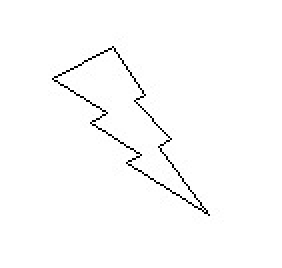
%> input picture target.jpg, 141 x 134 px (shown 2 times larger)
$ octave Hough_Thunder_main.m   (GNU Octave 9; MATLAB toolbox functions it lacks are replaced by stand-ins)
%> lines starting %> are read from the running program, lines starting %| are printed output that depends on the picture; in (x1, y1, x2, y2) boxes, pixels count from 0 and x2, y2 are one past the last pixel; in counts of white or black regions, pixels touching at a corner belong together; the program's own positions count from 1
### Hough_Thunder.m
function result = Hough_Thunder(pic,target,threshold)
%HOUGH_THUNDER 此处显示有关此函数的摘要
%   此处显示详细说明
[y,x] = find(target);
cx = round(mean(x));
cy = round(mean(y));
x_map = cx-x;
y_map = cy-y;
[W,L] = size(pic);
[ys,xs] = find(pic);
h_space = zeros(W,L);
for flag = [ys,xs]'
    ycs = y_map + flag(1);
    xcs = x_map + flag(2);
    r_ind = ycs>0&ycs<=W&xcs>0&xcs<=L;
    h_space = h_space + accumarray([ycs(r_ind),xcs(r_ind)],1,[W,L]);
end
figure;
imshow(h_space,[]);
[yt,xt] = find(h_space >= sum(target(:)*threshold));
result = zeros(W,L);
for ii = 1:length(yt)
    result = result + accumarray([yt(ii)-y_map,xt(ii)-x_map],1,[W,L]);
end
result = double(cat(3,ones(W,L),~result,~pic));
end

### Hough_Thunder_main.m
clearvars;
close all;
target = imread('target.jpg');
%> target is the input picture: size 134x141x3 uint8; min 0, max 255, mean 251.8
pic = imread('test.jpg');
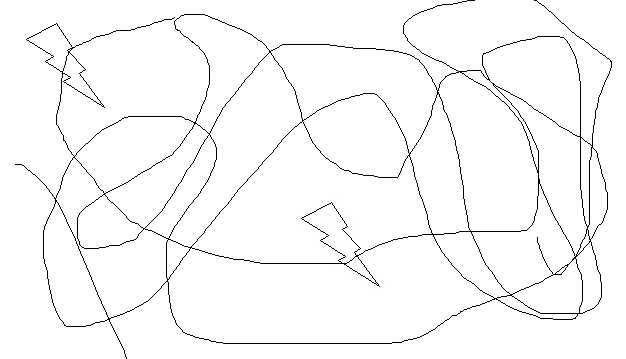
%> input picture test.jpg, 626 x 359 px
%> pic is the input picture: size 359x626x3 uint8; min 0, max 255, mean 248.4
target = rgb2gray(target);
%> target: size 134x141 uint8
pic = rgb2gray(pic);
%> pic: size 359x626 uint8
target = target<50;
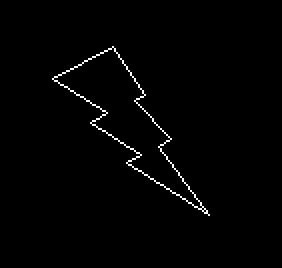
%> target: size 134x141 logical (shown 2 times larger); 1.2% white in thin lines or dots, all inside (x1, y1, x2, y2) = (26, 23, 105, 108)
pic = pic<50;
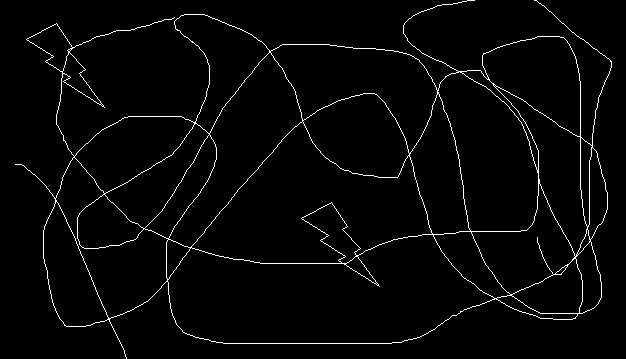
%> pic: size 359x626 logical; 2.5% white in thin lines or dots
figure;imshow(target);
figure;imshow(pic);
threshold = 0.9;%阈值,0.9代表90%以上吻合才被认为是目标
pic_thunder = Hough_Thunder(pic,target,threshold);%输入图像需要为logical型,false为背景
%> in Hough_Thunder, `[y,x] = find(target);`: y = 225 values from 24 to 108; x = 225 values from 27 to 105
%> in Hough_Thunder, `cx = round(mean(x));`: cx = 67
%> in Hough_Thunder, `cy = round(mean(y));`: cy = 65
%> in Hough_Thunder, `x_map = cx-x;`: x_map = 225 values, max 40 at index 1, min -38 at index 225, mean 0.0356
%> in Hough_Thunder, `y_map = cy-y;`: y_map = 225 values, max 41 at index 76, min -43 at index 225, mean -0.0267
%> in Hough_Thunder, `[ys,xs] = find(pic);`: ys = 5694 values from 1 to 359; xs = 5694 values from 16 to 612
%> the loop in Hough_Thunder, `for flag = [ys,xs]'` made 5694 passes
%> flag on passes 1 to 3: [165; 16], [165; 17], [165; 18]
%> pass 1, in Hough_Thunder, `h_space = h_space + accumarray([ycs(r_ind),xcs(r_ind)],1,[W,L]);`:
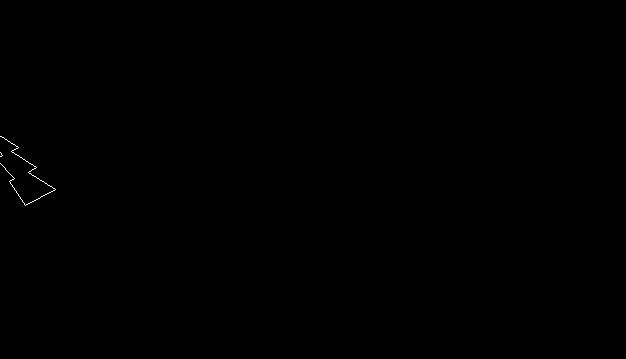
%> h_space: size 359x626 double; values 0 (black) and 1 (white), 0.07% white in thin lines or dots, all inside (x1, y1, x2, y2) = (0, 136, 56, 206)
%> in Hough_Thunder, `[yt,xt] = find(h_space >= sum(target(:)*threshold));`: yt = [65; 244]; xt = [67; 342]
%> the loop in Hough_Thunder, `for ii = 1:length(yt)` made 2 passes
%> pass 1, in Hough_Thunder, `result = result + accumarray([yt(ii)-y_map,xt(ii)-x_map],1,[W,L]);`:
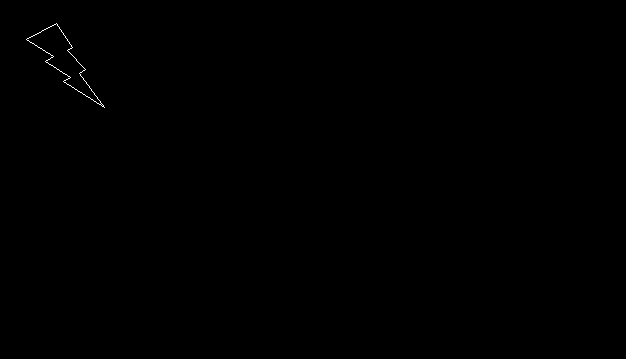
%> result: size 359x626 double; values 0 (black) and 1 (white), 0.1% white in thin lines or dots, all inside (x1, y1, x2, y2) = (26, 23, 105, 108)
%> pass 2, in Hough_Thunder, `result = result + accumarray([yt(ii)-y_map,xt(ii)-x_map],1,[W,L]);`:
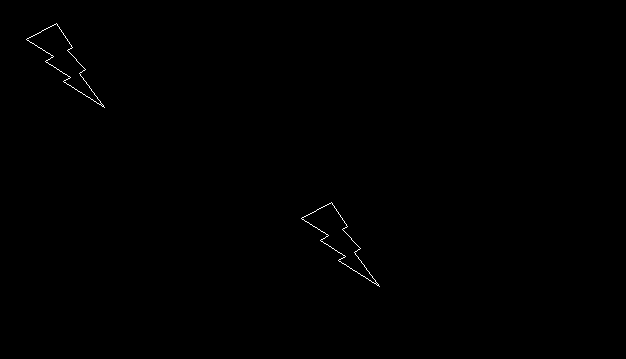
%> result: size 359x626 double; values 0 (black) and 1 (white), 0.2% white in thin lines or dots, all inside (x1, y1, x2, y2) = (26, 23, 380, 287)
%> in Hough_Thunder, `result = double(cat(3,ones(W,L),~result,~pic));`:
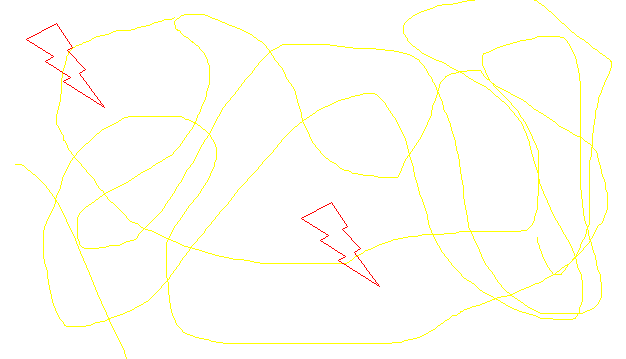
%> result: size 359x626x3 double; mean R, G, B 1, 0.998, 0.975
figure;
imshow(pic_thunder);
